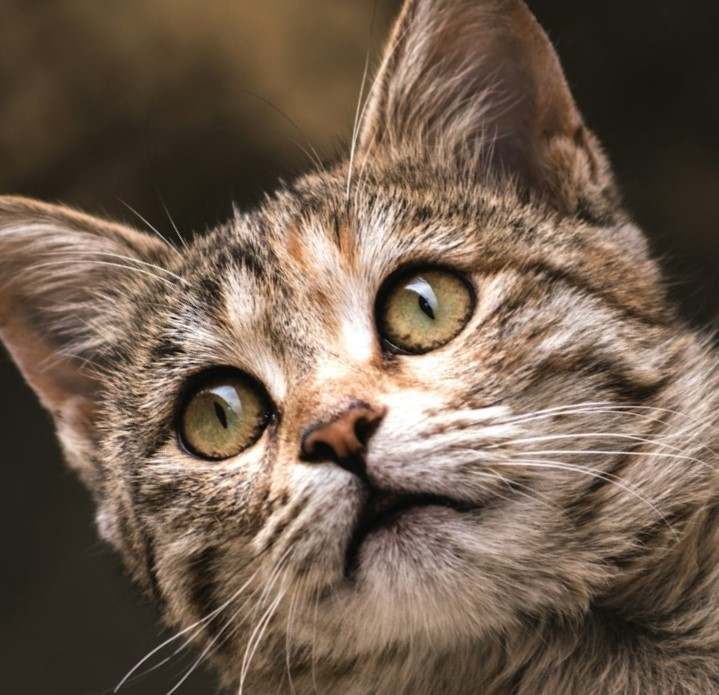
#> input picture test.jpg, 719 x 695 px, found by its file name
$ python sift.py
#> lines starting #> are read from the running program, lines starting #| are printed output that depends on the picture
import cv2 as cv
import numpy as np

img = cv.imread('test.jpg', cv.IMREAD_GRAYSCALE)
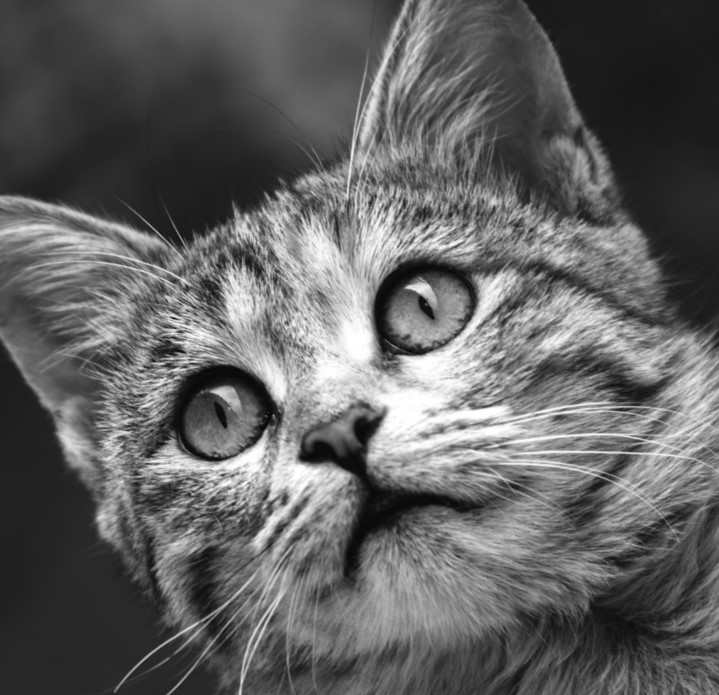
#> img: shape (695, 719); min 1, max 255, mean 97.8

siflt = cv.SIFT_create()
keypoints, descriptors = siflt.detectAndCompute(img, None)
#> keypoints = 4728 keypoints; strongest (x, y, size): (314, 452, 19.9), (367, 425, 20.2), (225, 393, 11.9), (391, 347, 25.7)

img_with_keypoints = cv.drawKeypoints(img,
                                      keypoints,
                                      None,
                                      flags=cv.DRAW_MATCHES_FLAGS_DRAW_RICH_KEYPOINTS)
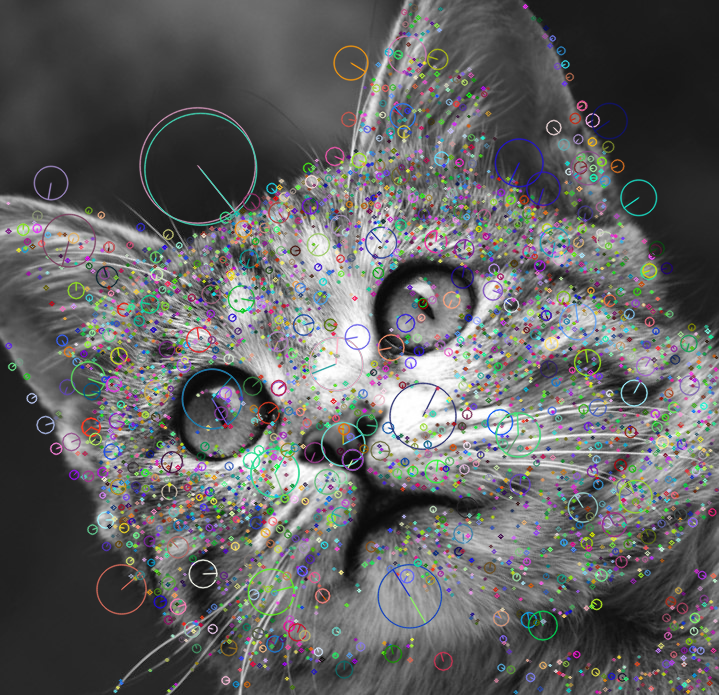
#> img_with_keypoints: shape (695, 719, 3); mean of channels 0, 1, 2 98.6, 98.5, 98; drawn as B, G, R
#> (the run stopped early here; a loop or call above may not have finished)
